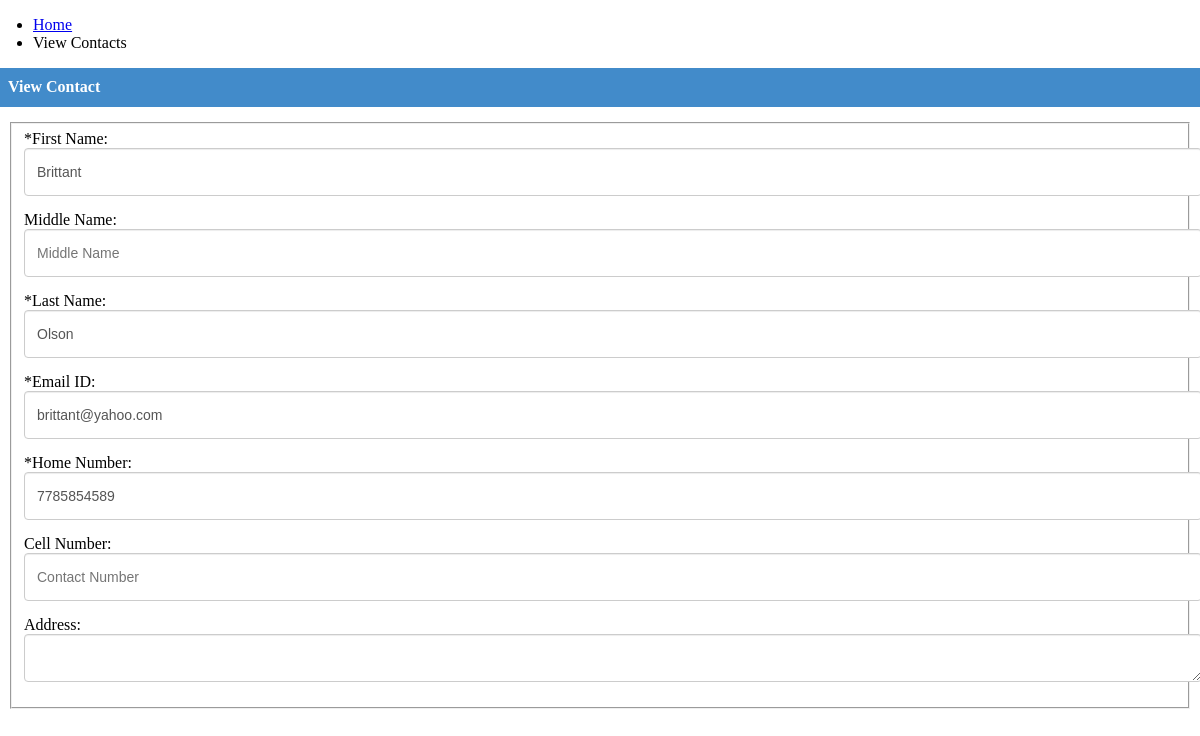
/view_contacts.php?cid=14, run on the app's committed database.
### tables this page shows
CREATE TABLE IF NOT EXISTS `tbl_contacts` (
  `contact_id` int(11) NOT NULL AUTO_INCREMENT,
  `first_name` varchar(255) NOT NULL,
  `middle_name` varchar(255) NOT NULL,
  `last_name` varchar(255) NOT NULL,
  `address` text,
  `contact_no1` varchar(255) NOT NULL,
  `contact_no2` varchar(255) DEFAULT NULL,
  `email_address` varchar(255) NOT NULL,
  `profile_pic` varchar(255) NOT NULL,
  PRIMARY KEY (`contact_id`)
);

### view_contacts.php (the view)
<?php
include'./config.php';
include './header.php';
try {
   $sql = "SELECT * FROM tbl_contacts WHERE 1 AND contact_id = :cid";
   $stmt = $DB->prepare($sql);
   $stmt->bindValue(":cid", intval($_GET["cid"]));
   $stmt->execute();
   $results = $stmt->fetchAll();
} catch (Exception $ex) {
  echo $ex->getMessage();
}
?>
<div class="row">
  <ul class="homebar">
      <li><a href="index.php">Home</a></li>
      <li class="active">View Contacts</li>
    </ul>
</div>
  <div class="row">
    <div class="panel panel-primary">
      <div class="panel-heading">
        <h3 class="panel-title">View Contact</h3>
      </div>
      <div class="panel-body">
        <form class="form-horizontal" name="contact_form" id="contact_form" enctype="multipart/form-data" method="post" action="process_form.php">
          <fieldset>
            <div class="form-group">
              <label class=" control-label" for="first_name"><span class="required">*</span>First Name:</label>
              <div class="">
                <input type="text" readonly="" placeholder="First Name" value="<?php echo $results[0]["first_name"] ?>" id="first_name" class="form-control" name="first_name"><span id="first_name_err" class="error"></span>
              </div>
            </div>
            <div class="form-group">
              <label class=" control-label" for="middle_name">Middle Name:</label>
              <div class="">
                <input type="text" readonly="" value="<?php echo $results[0]["middle_name"] ?>" placeholder="Middle Name" id="middle_name" class="form-control" name="middle_name">
              </div>
            </div>
            <div class="form-group">
              <label class=" control-label" for="last_name"><span class="required">*</span>Last Name:</label>
              <div class="">
                <input type="text" readonly="" value="<?php echo $results[0]["last_name"] ?>" placeholder="Last Name" id="last_name" class="form-control" name="last_name"><span id="last_name_err" class="error"></span>
              </div>
            </div>
            <div class="form-group">
              <label class=" control-label" for="email_id"><span class="required">*</span>Email ID:</label>
              <div class="">
                <input type="text" readonly="" value="<?php echo $results[0]["email_address"] ?>" placeholder="Email ID" id="email_id" class="form-control" name="email_id"><span id="email_id_err" class="error"></span>
              </div>
            </div>
            <div class="form-group">
              <label class=" control-label" for="contact_no1"><span class="required">*</span>Home Number:</label>
              <div class="">
                <input type="text" readonly="" value="<?php echo $results[0]["contact_no1"] ?>" placeholder="Contact Number" id="contact_no1" class="form-control" name="contact_no1"><span id="contact_no1_err" class="error"></span>
              </div>
            </div>
            <div class="form-group">
              <label class=" control-label" for="contact_no2">Cell Number:</label>
              <div class="">
                <input type="text" readonly="" value="<?php echo $results[0]["contact_no2"] ?>" placeholder="Contact Number" id="contact_no2" class="form-control" name="contact_no2"><span id="contact_no2_err" class="error"></span>
              </div>
            </div>
            <div class="form-group">
              <label class=" control-label" for="address">Address:</label>
              <div class="">
                <textarea id="address" readonly="" name="address" rows="3" class="form-control"><?php echo $results[0]["address"] ?></textarea>
              </div>
            </div>
          </fieldset>
        </form>
      </div>
    </div>
  </div>

### css.css (style rules this page uses)
.row { margin-right: -15px; margin-left: -15px; }
.panel-heading { padding: 10px 15px; border-bottom: 1px solid transparent; border-top-left-radius: 3px; border-top-right-radius: 3px; }
.panel-title { margin-top: 0; margin-bottom: 0; font-size: 16px; color: White; }
.panel-body { padding: 15px; }
.form-group { margin-bottom: 15px; }
.form-control { display: block; width: 100%; height: 34px; padding: 6px 12px; font-size: 14px; line-height: 1.428571429; color: #555; background-color: #fff; background-image: none; border: 1px solid #ccc; border-radius: 4px; -webkit-box-shadow: inset 0 1px 1px rgba(0, 0, 0, .075); box-shadow: inset 0 1px 1px rgba(0, 0, 0, .075); -webkit-transition: border-color ease-in-out .15s, box-shadow ease-in-out .15s; transition: border-color ease-in-out .15s, box-shadow ease-in-out .15s; }
.panel-primary { border-color: #428bca; }
.panel-primary > .panel-heading { color: #fff; background-color: #428bca; border-color: #428bca; }

### data on the page
tbl_contacts: first_name "Brittant", last_name "Olson", email_id "brittant@yahoo.com", contact_no1 "7785854589"
